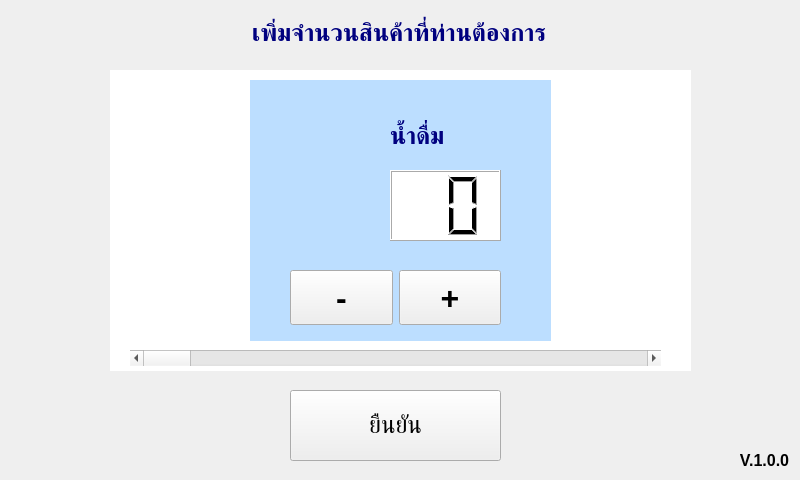
<?xml version="1.0" encoding="UTF-8"?>
<ui version="4.0">
 <class>MainWindow</class>
 <widget class="QMainWindow" name="MainWindow">
  <property name="geometry">
   <rect>
    <x>0</x>
    <y>0</y>
    <width>800</width>
    <height>480</height>
   </rect>
  </property>
  <property name="minimumSize">
   <size>
    <width>800</width>
    <height>480</height>
   </size>
  </property>
  <property name="maximumSize">
   <size>
    <width>800</width>
    <height>480</height>
   </size>
  </property>
  <property name="windowTitle">
   <string>MainWindow</string>
  </property>
  <property name="autoFillBackground">
   <bool>false</bool>
  </property>
  <property name="styleSheet">
   <string notr="true"/>
  </property>
  <widget class="QWidget" name="centralwidget">
   <property name="styleSheet">
    <string notr="true"/>
   </property>
   <widget class="QLabel" name="bgLabel">
    <property name="enabled">
     <bool>true</bool>
    </property>
    <property name="geometry">
     <rect>
      <x>0</x>
      <y>0</y>
      <width>800</width>
      <height>480</height>
     </rect>
    </property>
    <property name="minimumSize">
     <size>
      <width>800</width>
      <height>480</height>
     </size>
    </property>
    <property name="maximumSize">
     <size>
      <width>800</width>
      <height>480</height>
     </size>
    </property>
    <property name="text">
     <string/>
    </property>
    <property name="pixmap">
     <pixmap>QT_resource/bgsky.jpg</pixmap>
    </property>
    <property name="scaledContents">
     <bool>true</bool>
    </property>
   </widget>
   <widget class="QLabel" name="AddStuff_Label">
    <property name="geometry">
     <rect>
      <x>90</x>
      <y>10</y>
      <width>618</width>
      <height>47</height>
     </rect>
    </property>
    <property name="font">
     <font>
      <family>Leelawadee UI</family>
      <pointsize>18</pointsize>
      <weight>75</weight>
      <bold>true</bold>
     </font>
    </property>
    <property name="autoFillBackground">
     <bool>false</bool>
    </property>
    <property name="styleSheet">
     <string notr="true">QLabel{

	color: rgb(0, 0, 127);

}</string>
    </property>
    <property name="text">
     <string>เพิ่มจำนวนสินค้าที่ท่านต้องการ</string>
    </property>
    <property name="scaledContents">
     <bool>false</bool>
    </property>
    <property name="alignment">
     <set>Qt::AlignCenter</set>
    </property>
   </widget>
   <widget class="QLabel" name="bottle">
    <property name="geometry">
     <rect>
      <x>280</x>
      <y>120</y>
      <width>131</width>
      <height>131</height>
     </rect>
    </property>
    <property name="text">
     <string/>
    </property>
    <property name="pixmap">
     <pixmap resource="qtresource.qrc">:/QT_resource/water.png</pixmap>
    </property>
    <property name="scaledContents">
     <bool>true</bool>
    </property>
   </widget>
   <widget class="QLabel" name="whitebg_label_2">
    <property name="geometry">
     <rect>
      <x>110</x>
      <y>70</y>
      <width>581</width>
      <height>301</height>
     </rect>
    </property>
    <property name="styleSheet">
     <string notr="true">QLabel{
background-color: rgb(255, 255, 255);
}</string>
    </property>
    <property name="text">
     <string/>
    </property>
   </widget>
   <widget class="QScrollBar" name="horizontalScrollBar">
    <property name="geometry">
     <rect>
      <x>130</x>
      <y>350</y>
      <width>531</width>
      <height>16</height>
     </rect>
    </property>
    <property name="orientation">
     <enum>Qt::Horizontal</enum>
    </property>
   </widget>
   <widget class="QWidget" name="horizontalLayoutWidget">
    <property name="geometry">
     <rect>
      <x>290</x>
      <y>270</y>
      <width>211</width>
      <height>55</height>
     </rect>
    </property>
    <layout class="QHBoxLayout" name="horizontalLayout">
     <item>
      <widget class="QPushButton" name="pushButton_2">
       <property name="sizePolicy">
        <sizepolicy hsizetype="Minimum" vsizetype="Preferred">
         <horstretch>0</horstretch>
         <verstretch>0</verstretch>
        </sizepolicy>
       </property>
       <property name="font">
        <font>
         <family>Leelawadee UI</family>
         <pointsize>24</pointsize>
         <weight>75</weight>
         <bold>true</bold>
        </font>
       </property>
       <property name="text">
        <string>-</string>
       </property>
      </widget>
     </item>
     <item>
      <widget class="QPushButton" name="pushButton">
       <property name="sizePolicy">
        <sizepolicy hsizetype="Minimum" vsizetype="Preferred">
         <horstretch>0</horstretch>
         <verstretch>0</verstretch>
        </sizepolicy>
       </property>
       <property name="font">
        <font>
         <family>Leelawadee UI</family>
         <pointsize>24</pointsize>
         <weight>75</weight>
         <bold>true</bold>
        </font>
       </property>
       <property name="text">
        <string>+</string>
       </property>
      </widget>
     </item>
    </layout>
   </widget>
   <widget class="QLabel" name="AddStuff_Label_2">
    <property name="geometry">
     <rect>
      <x>390</x>
      <y>120</y>
      <width>111</width>
      <height>32</height>
     </rect>
    </property>
    <property name="font">
     <font>
      <family>Leelawadee UI</family>
      <pointsize>18</pointsize>
      <weight>75</weight>
      <bold>true</bold>
     </font>
    </property>
    <property name="autoFillBackground">
     <bool>false</bool>
    </property>
    <property name="styleSheet">
     <string notr="true">QLabel{

	color: rgb(0, 0, 127);

}</string>
    </property>
    <property name="text">
     <string>น้ำดื่ม</string>
    </property>
    <property name="scaledContents">
     <bool>false</bool>
    </property>
    <property name="alignment">
     <set>Qt::AlignLeading|Qt::AlignLeft|Qt::AlignVCenter</set>
    </property>
   </widget>
   <widget class="QLCDNumber" name="lcdNumber">
    <property name="geometry">
     <rect>
      <x>390</x>
      <y>170</y>
      <width>111</width>
      <height>71</height>
     </rect>
    </property>
    <property name="styleSheet">
     <string notr="true">background-color: rgb(255, 255, 255);</string>
    </property>
    <property name="digitCount">
     <number>2</number>
    </property>
    <property name="value" stdset="0">
     <double>0.000000000000000</double>
    </property>
   </widget>
   <widget class="QLabel" name="whitebg_label_3">
    <property name="geometry">
     <rect>
      <x>250</x>
      <y>80</y>
      <width>301</width>
      <height>261</height>
     </rect>
    </property>
    <property name="styleSheet">
     <string notr="true">QLabel{
background-color: rgba(85, 170, 255, 100)
}</string>
    </property>
    <property name="text">
     <string/>
    </property>
   </widget>
   <widget class="QPushButton" name="pushButton_3">
    <property name="geometry">
     <rect>
      <x>290</x>
      <y>390</y>
      <width>211</width>
      <height>71</height>
     </rect>
    </property>
    <property name="font">
     <font>
      <family>Leelawadee UI</family>
      <pointsize>18</pointsize>
      <weight>50</weight>
      <bold>false</bold>
     </font>
    </property>
    <property name="text">
     <string>ยืนยัน</string>
    </property>
   </widget>
   <widget class="QLabel" name="version_label">
    <property name="geometry">
     <rect>
      <x>740</x>
      <y>440</y>
      <width>58</width>
      <height>41</height>
     </rect>
    </property>
    <property name="font">
     <font>
      <family>Leelawadee UI</family>
      <pointsize>12</pointsize>
      <weight>75</weight>
      <bold>true</bold>
     </font>
    </property>
    <property name="layoutDirection">
     <enum>Qt::LeftToRight</enum>
    </property>
    <property name="styleSheet">
     <string notr="true"/>
    </property>
    <property name="text">
     <string>V.1.0.0  </string>
    </property>
    <property name="alignment">
     <set>Qt::AlignRight|Qt::AlignTrailing|Qt::AlignVCenter</set>
    </property>
   </widget>
   <zorder>bgLabel</zorder>
   <zorder>whitebg_label_2</zorder>
   <zorder>whitebg_label_3</zorder>
   <zorder>AddStuff_Label</zorder>
   <zorder>bottle</zorder>
   <zorder>horizontalScrollBar</zorder>
   <zorder>horizontalLayoutWidget</zorder>
   <zorder>AddStuff_Label_2</zorder>
   <zorder>lcdNumber</zorder>
   <zorder>pushButton_3</zorder>
   <zorder>version_label</zorder>
  </widget>
 </widget>
 <resources>
  <include location="qtresource.qrc"/>
 </resources>
 <connections/>
</ui>
